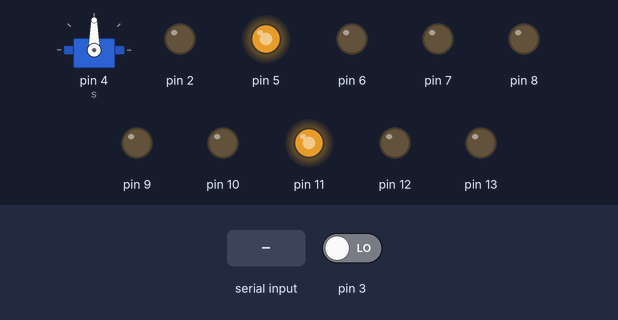
The sketch below on a simulated Arduino Uno, built with avr-gcc and run on an emulated ATmega328P. Parts: servo, output pins drawn as LEDs (lit = HIGH). Dashed ring = blinking. Inputs (shaded band) come from the test bench; at power-on: pin 3 LOW.

Above: at 1.2 s.
1.3 s: "2" received over Serial
At 1.7 s:
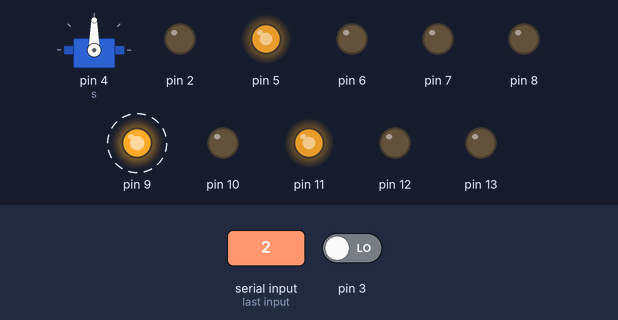
4.3 s: "3" received over Serial
At 4.46 s:
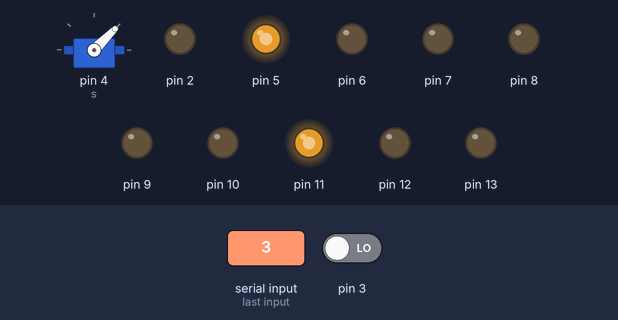
6.1 s: "4" received over Serial
At 6.26 s:
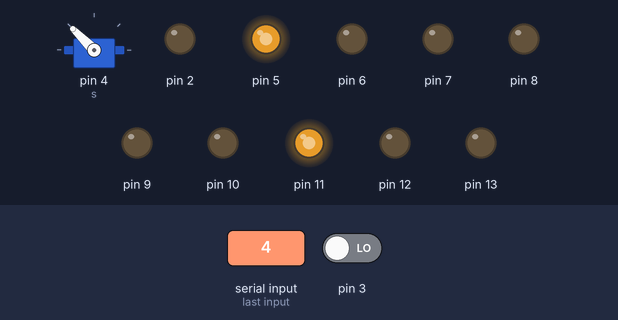
Timing chart, 0 to 9.1 s (numbered marks = the images above; inputs shaded):
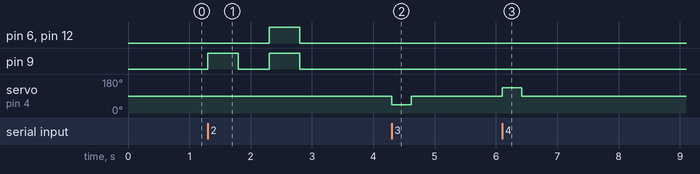

The sketch:

Project7_Day7.ino
```cpp
#include <Ultrasonic.h>
Ultrasonic u=Ultrasonic(2,3);

#include <Servo.h>
Servo s=Servo();

void setup() {
  // put your setup code here, to run once:
s.attach(4);
pinMode(13,OUTPUT);
pinMode(12,OUTPUT);
pinMode(11,OUTPUT);
analogWrite(11,200);

pinMode(7,OUTPUT);
pinMode(6,OUTPUT);
pinMode(5,OUTPUT);
analogWrite(5,200);

Serial.begin(9600);

pinMode (8,OUTPUT);
pinMode (9,OUTPUT);
pinMode (10,OUTPUT);
}

void loop() {
  // put your main code here, to run repeatedly:
  int x=Serial.read();


  if(x=='1'){
    s.write(90);
    delay(300);
    int d=u.read();
    if(d>20){
      digitalWrite(8,HIGH);//BLED
      digitalWrite(9,LOW);//RLED
      digitalWrite(10,LOW);//GLED
      digitalWrite(13,HIGH);
      digitalWrite(12,LOW);
      digitalWrite(7,HIGH);
      digitalWrite(6,LOW);
      delay(500);
      digitalWrite(13,LOW);
      digitalWrite(12,LOW);
      digitalWrite(7,LOW);
      digitalWrite(6,LOW);
      digitalWrite(8,LOW);//BLED
      digitalWrite(9,LOW);//RLED
      digitalWrite(10,LOW);//GLED
    }


  }

  if(x=='2'){

    digitalWrite(8,LOW);//BLED
    digitalWrite(9,HIGH);//RLED
    digitalWrite(10,LOW);//GLED
    delay(500);
    digitalWrite(8,LOW);//BLED
    digitalWrite(9,LOW);//RLED
    digitalWrite(10,LOW);//GLED
    delay(500);
    digitalWrite(8,LOW);//BLED
    digitalWrite(9,HIGH);//RLED
    digitalWrite(10,LOW);//GLED
    digitalWrite(13,LOW);
    digitalWrite(12,HIGH);
    digitalWrite(7,LOW);
    digitalWrite(6,HIGH);
    delay(500);
    digitalWrite(13,LOW);
    digitalWrite(12,LOW);
    digitalWrite(7,LOW);
    digitalWrite(6,LOW);
    digitalWrite(8,LOW);//BLED
    digitalWrite(9,LOW);//RLED
    digitalWrite(10,LOW);//GLED
    }

  if(x=='3'){
    s.write(45);
    delay(300);
    int d=u.read();
    if(d>15){//TURN RIGHT
      digitalWrite(8,LOW);//BLED
      digitalWrite(9,LOW);//RLED
      digitalWrite(10,HIGH);//GLED
      digitalWrite(13,HIGH);
      digitalWrite(12,LOW);
      digitalWrite(7,LOW);
      digitalWrite(6,LOW);
      delay(500);
      digitalWrite(13,LOW);
      digitalWrite(12,LOW);
      digitalWrite(7,LOW);
      digitalWrite(6,LOW);
      digitalWrite(8,LOW);//BLED
      digitalWrite(9,LOW);//RLED
      digitalWrite(10,LOW);//GLED
    }
    s.write(90);
  }

  if(x=='4'){
    s.write(135);
    delay(300);
    int d=u.read();
    if(d>15){//TURN LEFT
      digitalWrite(8,LOW);//BLED
      digitalWrite(9,LOW);//RLED
      digitalWrite(10,HIGH);//GLED
      digitalWrite(13,LOW);
      digitalWrite(12,LOW);
      digitalWrite(7,HIGH);
      digitalWrite(6,LOW);
      delay(500);
      digitalWrite(13,LOW);
      digitalWrite(12,LOW);
      digitalWrite(7,LOW);
      digitalWrite(6,LOW);
      digitalWrite(8,LOW);//BLED
      digitalWrite(9,LOW);//RLED
      digitalWrite(10,LOW);//GLED
    }
    s.write(90);
  }

}
```

Measured:
- after the input at 1.3 s, pin 6, pin 12: LOW → HIGH after 1.0 s, → LOW 0.50 s later; pin 9: alternates HIGH for 0.50 s and LOW for 0.50 s, 4 changes in all, then stays LOW, starting at once
- after the input at 4.3 s, servo on pin 4 (s): 90° → 45° at once, → 90° 0.32 s later
- after the input at 6.1 s, servo on pin 4 (s): 90° → 135° at once, → 90° 0.32 s later
